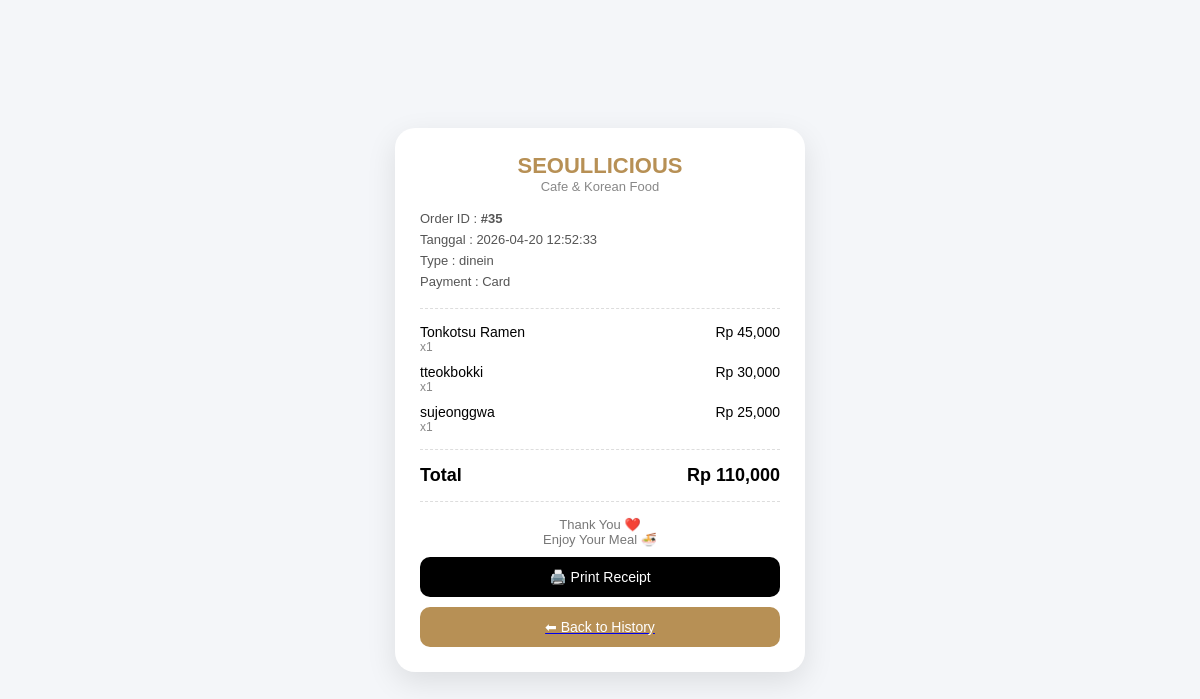
The app's page /admin/receipt.php?id=35 with its own data.
### tables this page shows
CREATE TABLE `orders` (
  `id_order` int(11) NOT NULL,
  `id_user` int(11) DEFAULT NULL,
  `total_items` int(11) DEFAULT NULL,
  `total_price` int(11) DEFAULT NULL,
  `order_status` enum('NEW','PROCESS','DONE') DEFAULT 'NEW',
  `table_number` int(11) DEFAULT NULL,
  `created_at` timestamp NOT NULL DEFAULT current_timestamp(),
  `tanggal` datetime DEFAULT NULL,
  `total` int(11) DEFAULT NULL,
  `meja` int(11) DEFAULT NULL,
  `order_type` varchar(20) DEFAULT NULL,
  `metode_bayar` varchar(20) DEFAULT NULL,
  `jam_mulai` time DEFAULT NULL,
  `jam_selesai` time DEFAULT NULL
);

CREATE TABLE `order_items` (
  `id_item` int(11) NOT NULL,
  `id_order` int(11) DEFAULT NULL,
  `id_menu` int(11) DEFAULT NULL,
  `qty` int(11) DEFAULT NULL,
  `price` int(11) DEFAULT NULL,
  `subtotal` int(11) DEFAULT NULL
);

CREATE TABLE `menu` (
  `id_menu` int(11) NOT NULL,
  `nama_menu` varchar(100) DEFAULT NULL,
  `kategori` varchar(50) DEFAULT NULL,
  `harga` int(11) DEFAULT NULL,
  `gambar` varchar(255) DEFAULT NULL
);

### admin/receipt.php (the view, shortened to what this page needs)
<?php
include "../config/koneksi.php";
$id = $_GET['id'];
$order = mysqli_fetch_assoc(mysqli_query($koneksi,"
SELECT * FROM orders WHERE id_order='$id'
"));
$items = mysqli_query($koneksi,"
SELECT oi.*,m.nama_menu
FROM order_items oi
JOIN menu m ON oi.id_menu=m.id_menu
WHERE oi.id_order='$id'
");
?>
<!DOCTYPE html>
<html>
<head>
</head>
<body>
<div class="wrapper">
<div class="receipt">
<div class="header">
<div class="logo">SEOULLICIOUS</div>
<div class="subtitle">Cafe & Korean Food</div>
</div>
<div class="info">
Order ID : <b>#<?= $id ?></b><br>
Tanggal : <?= $order['tanggal'] ?><br>
Type : <?= $order['order_type'] ?><br>
Payment : <?= $order['metode_bayar'] ?>
</div>
<div class="line"></div>
<?php while($i=mysqli_fetch_assoc($items)){ ?>
<div class="item">
<div>
<div class="item-name"><?= $i['nama_menu'] ?></div>
<div class="item-qty">x<?= $i['qty'] ?></div>
</div>
<div>
Rp <?= number_format($i['subtotal']) ?>
</div>
</div>
<?php } ?>
<div class="line"></div>
<div class="total">
<div>Total</div>
<div>Rp <?= number_format($order['total']) ?></div>
</div>
<div class="line"></div>
<div class="footer">
Thank You ❤️ <br>
Enjoy Your Meal 🍜
</div>
<button class="btn print" onclick="window.print()">🖨️ Print Receipt</button>
<a href="history.php">
<button class="btn back">⬅ Back to History</button>
</a>
</div>
</div>
</body>
</html>

### admin/receipt.php (style rules this page uses)
body { background:#f4f6f9; font-family:'Poppins', sans-serif; margin:0; }
.wrapper { display:flex; justify-content:center; align-items:center; min-height:100vh; }
.receipt { width:360px; background:white; padding:25px; border-radius:20px; box-shadow:0 10px 30px rgba(0,0,0,0.1); }
.header { text-align:center; margin-bottom:15px; }
.logo { font-size:22px; font-weight:bold; color:#b79055; }
.subtitle { font-size:13px; color:#888; }
.info { font-size:13px; line-height:1.6; color:#555; }
.line { border-top:1px dashed #ddd; margin:15px 0; }
.item { display:flex; justify-content:space-between; margin-bottom:10px; font-size:14px; }
.item-name { font-weight:500; }
.item-qty { font-size:12px; color:#888; }
.total { display:flex; justify-content:space-between; font-size:18px; font-weight:bold; margin-top:10px; }
.footer { text-align:center; margin-top:15px; font-size:13px; color:#777; }
.btn { margin-top:10px; width:100%; padding:12px; border:none; border-radius:10px; cursor:pointer; font-size:14px; text-align:center; display:block; text-decoration:none; box-sizing:border-box; }
.print { background:black; color:white; }
.back { background:#b79055; color:white; }

### records on screen
orders: tanggal "2026-04-20 12:52:33", order_type "dinein", metode_bayar "Card", total "110,000"
order_items: id_menu.nama_menu "Tonkotsu Ramen", qty "1", subtotal "45,000"
order_items: id_menu.nama_menu "tteokbokki", qty "1", subtotal "30,000"
order_items: id_menu.nama_menu "sujeonggwa", qty "1", subtotal "25,000"

### other values on screen
$id "35"
